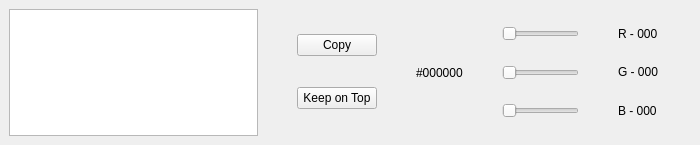
<?xml version="1.0" encoding="UTF-8"?>
<ui version="4.0">
 <class>MainWindow</class>
 <widget class="QMainWindow" name="MainWindow">
  <property name="geometry">
   <rect>
    <x>0</x>
    <y>0</y>
    <width>700</width>
    <height>145</height>
   </rect>
  </property>
  <property name="windowTitle">
   <string>MainWindow</string>
  </property>
  <widget class="QWidget" name="centralwidget">
   <layout class="QHBoxLayout" name="horizontalLayout_2">
    <item>
     <layout class="QHBoxLayout" name="mainHorizontalLayout">
      <item>
       <widget class="QGraphicsView" name="colorViewer"/>
      </item>
      <item>
       <spacer name="horizontalColorToButtonSpacer">
        <property name="orientation">
         <enum>Qt::Horizontal</enum>
        </property>
        <property name="sizeHint" stdset="0">
         <size>
          <width>40</width>
          <height>20</height>
         </size>
        </property>
       </spacer>
      </item>
      <item>
       <layout class="QVBoxLayout" name="verticalLayout">
        <item>
         <widget class="QPushButton" name="copyButton">
          <property name="text">
           <string>Copy</string>
          </property>
         </widget>
        </item>
        <item>
         <widget class="QPushButton" name="stayOnTopButton">
          <property name="text">
           <string>Keep on Top</string>
          </property>
         </widget>
        </item>
       </layout>
      </item>
      <item>
       <spacer name="horizontalButtonToLabelSpacer">
        <property name="orientation">
         <enum>Qt::Horizontal</enum>
        </property>
        <property name="sizeHint" stdset="0">
         <size>
          <width>40</width>
          <height>20</height>
         </size>
        </property>
       </spacer>
      </item>
      <item>
       <widget class="QLabel" name="hexLabel">
        <property name="text">
         <string>#000000</string>
        </property>
       </widget>
      </item>
      <item>
       <spacer name="horizontalLabelToSlider">
        <property name="orientation">
         <enum>Qt::Horizontal</enum>
        </property>
        <property name="sizeHint" stdset="0">
         <size>
          <width>40</width>
          <height>20</height>
         </size>
        </property>
       </spacer>
      </item>
      <item>
       <layout class="QVBoxLayout" name="sliderVerticalLayout">
        <item>
         <spacer name="horizontalSliderSpacer3">
          <property name="orientation">
           <enum>Qt::Vertical</enum>
          </property>
          <property name="sizeHint" stdset="0">
           <size>
            <width>20</width>
            <height>40</height>
           </size>
          </property>
         </spacer>
        </item>
        <item>
         <widget class="QSlider" name="redSlider">
          <property name="orientation">
           <enum>Qt::Horizontal</enum>
          </property>
         </widget>
        </item>
        <item>
         <spacer name="horizontalSliderSpacer1">
          <property name="orientation">
           <enum>Qt::Vertical</enum>
          </property>
          <property name="sizeHint" stdset="0">
           <size>
            <width>20</width>
            <height>40</height>
           </size>
          </property>
         </spacer>
        </item>
        <item>
         <widget class="QSlider" name="greenSlider">
          <property name="orientation">
           <enum>Qt::Horizontal</enum>
          </property>
         </widget>
        </item>
        <item>
         <spacer name="horizontalSliderSpacer2">
          <property name="orientation">
           <enum>Qt::Vertical</enum>
          </property>
          <property name="sizeHint" stdset="0">
           <size>
            <width>20</width>
            <height>40</height>
           </size>
          </property>
         </spacer>
        </item>
        <item>
         <widget class="QSlider" name="blueSlider">
          <property name="orientation">
           <enum>Qt::Horizontal</enum>
          </property>
         </widget>
        </item>
        <item>
         <spacer name="horizontalSliderSpacer4">
          <property name="orientation">
           <enum>Qt::Vertical</enum>
          </property>
          <property name="sizeHint" stdset="0">
           <size>
            <width>20</width>
            <height>40</height>
           </size>
          </property>
         </spacer>
        </item>
       </layout>
      </item>
      <item>
       <spacer name="horizontalSliderToLabelSpacer">
        <property name="orientation">
         <enum>Qt::Horizontal</enum>
        </property>
        <property name="sizeHint" stdset="0">
         <size>
          <width>40</width>
          <height>20</height>
         </size>
        </property>
       </spacer>
      </item>
      <item>
       <layout class="QVBoxLayout" name="verticalLayout_2">
        <item>
         <spacer name="verticalLabelSpacer1">
          <property name="orientation">
           <enum>Qt::Vertical</enum>
          </property>
          <property name="sizeHint" stdset="0">
           <size>
            <width>20</width>
            <height>40</height>
           </size>
          </property>
         </spacer>
        </item>
        <item>
         <widget class="QLabel" name="redLabel">
          <property name="text">
           <string>R - 000</string>
          </property>
         </widget>
        </item>
        <item>
         <spacer name="verticalLabelSpacer2">
          <property name="orientation">
           <enum>Qt::Vertical</enum>
          </property>
          <property name="sizeHint" stdset="0">
           <size>
            <width>20</width>
            <height>40</height>
           </size>
          </property>
         </spacer>
        </item>
        <item>
         <widget class="QLabel" name="greenLabel">
          <property name="text">
           <string>G - 000</string>
          </property>
         </widget>
        </item>
        <item>
         <spacer name="verticalLabelSpacer3">
          <property name="orientation">
           <enum>Qt::Vertical</enum>
          </property>
          <property name="sizeHint" stdset="0">
           <size>
            <width>20</width>
            <height>40</height>
           </size>
          </property>
         </spacer>
        </item>
        <item>
         <widget class="QLabel" name="blueLabel">
          <property name="text">
           <string>B - 000</string>
          </property>
         </widget>
        </item>
        <item>
         <spacer name="verticalLabelSpacer4">
          <property name="orientation">
           <enum>Qt::Vertical</enum>
          </property>
          <property name="sizeHint" stdset="0">
           <size>
            <width>20</width>
            <height>40</height>
           </size>
          </property>
         </spacer>
        </item>
       </layout>
      </item>
      <item>
       <spacer name="horizontalExtraSpacer">
        <property name="orientation">
         <enum>Qt::Horizontal</enum>
        </property>
        <property name="sizeHint" stdset="0">
         <size>
          <width>40</width>
          <height>20</height>
         </size>
        </property>
       </spacer>
      </item>
     </layout>
    </item>
   </layout>
  </widget>
  <widget class="QMenuBar" name="menubar">
   <property name="geometry">
    <rect>
     <x>0</x>
     <y>0</y>
     <width>700</width>
     <height>21</height>
    </rect>
   </property>
  </widget>
 </widget>
 <resources/>
 <connections/>
</ui>
